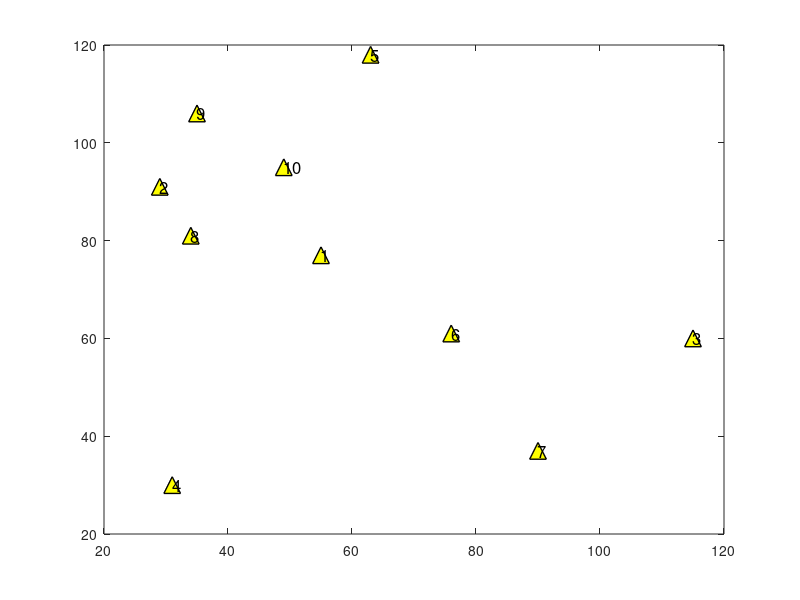

MATLAB code for this plot: (Note: this script raises an error after producing the figure.)
%%
% Simple WSN Animator
% Author: Amburose Sekar.S
% E-mail: amburoseicanwin@gmail.com
% Date  : jan.15.2011
% Future Work---Full supported WSN toolbox using parrallel computing
% 
%%
clear all;
close all;
clc;
%creation of nodes
Totalnodes='10';  % Total Numbr of Nodes
n11=str2num(Totalnodes);
%%distance of nodes
min=20;
max=120;
%%
for i1=1:n11
    if i1==1 
        node(i1,:)=cat(2,i1+1:n11,n11);
    else   
        node(i1,:)=floor(n11*rand(1,n11))+1;
    end
end   
o1 = floor(min + (max-min).*rand(1,n11));
o2 = floor(min + (max-min).*rand(1,n11));
figure(1)
 plot(o1,o2,'^','LineWidth',1,...
              'MarkerEdgeColor','k',...
              'MarkerFaceColor','y',...
              'MarkerSize',12);
   hold on
          
    for i=1:n11     
     text(o1(i),o2(i),int2str(i),'FontSize',12);
    end
   hold on; 
   
   nr_fr=10;
   frames = moviein(nr_fr); 
   N=1000;
   Color='b';
   
 for i=1:100%coverage range
    
       cla
 
      axis([min-30 max+30 min-30 max+30])
      hold on
      plot(o1,o2,'^','LineWidth',1,...
              'MarkerEdgeColor','k',...
              'MarkerFaceColor','y',...
              'MarkerSize',12);
      
       for j=1:n11     
          text(o1(j),o2(j),int2str(j),'FontSize',12);
       end    
     hold on
     
        
               plotpoint(i,[o1(1) o1(4)],[o2(1) o2(4)])  
               plotpoint(i,[o1(2) o1(8)],[o2(2) o2(8)])  
              
               plotpoint(i,[o1(3) o1(7)],[o2(3) o2(7)])  
               plotpoint(i,[o1(6) o1(10)],[o2(6) o2(10)])  
    
          
         hold on
         
  
         frames(:, i) = getframe;
     
 end
   save frames
   figure(2)
   movie(frames,1,60,[1 2 0 100])